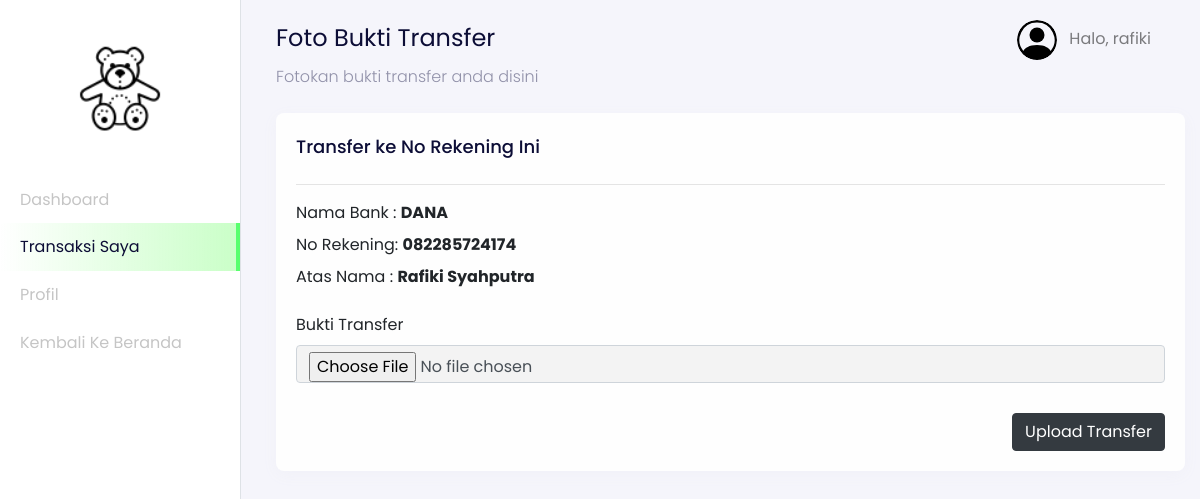
The app's page /user/index.php?page=transfer&id=7 (signed in) with its own data.
### tables this page shows
CREATE TABLE `users` (
  `id_user` int(11) NOT NULL,
  `name` varchar(255) NOT NULL,
  `email` varchar(255) NOT NULL,
  `password` varchar(255) NOT NULL,
  `address` text DEFAULT NULL,
  `phone_number` varchar(255) NOT NULL,
  `postal_code` varchar(191) NOT NULL,
  `roles` varchar(255) NOT NULL
);

CREATE TABLE `transactions` (
  `id_transaction` int(11) NOT NULL,
  `user_id` int(11) NOT NULL,
  `total_price` int(11) NOT NULL,
  `city` varchar(255) NOT NULL,
  `rekening_id` int(11) NOT NULL,
  `transaction_status` varchar(255) NOT NULL,
  `weight_total` int(11) NOT NULL,
  `delivered` int(11) NOT NULL,
  `photo_transaction` varchar(255) NOT NULL,
  `code` varchar(255) NOT NULL,
  `receiver` varchar(255) NOT NULL,
  `time_arrived` timestamp NULL DEFAULT NULL,
  `created_at` timestamp NOT NULL DEFAULT current_timestamp()
);

CREATE TABLE `rekening_numbers` (
  `id_rekening` int(11) NOT NULL,
  `bank_name` varchar(255) NOT NULL,
  `number` varchar(255) NOT NULL,
  `rekening_name` varchar(255) NOT NULL
);

### config/config.php (called while the page is built, shortened)
<?php
$host = 'localhost';
$user = 'root';
$password = '';
$dbname = 'bricks';
$conn = mysqli_connect($host, $user, $password, $dbname);
function query($query)
{
    global $conn;
    $result = mysqli_query($conn, $query);
    $rows = [];
    while ($row = mysqli_fetch_assoc($result)) {
        $rows[] = $row;
    }
    return $rows;
}

### user/transaction/dashboard-user-transfer.php (the view, shortened to what this page needs)
<nav
  class="navbar navbar-expand-lg navbar-light navbar-store fixed-top"
  data-aos="fade-down"
>
  <div class="container-fluid">
    <div class="collpase navbar-collapse" id="navbarResponsive">
      <ul class="navbar-nav d-none d-lg-flex ml-auto">
        <li class="nav-item dropdown">
          <a
            href="#"
            class="nav-link"
            id="navbarDropdown"
            role="button"
            data-toggle="dropdown"
          >
            <img
              src="../assets/images/person-circle.svg"
              alt="profile"
              height="40px"
              class="rounded-circle mr-2 profile-picture"
            />
            <?php
              $id_user = $_SESSION['user'];
              $user = query("SELECT * FROM users WHERE id_user = $id_user")[0];
            ?>
            Halo, <?= $user["name"]; ?>
          </a>
        </li>
      </ul>
    </div>
  </div>
</nav>
<div class="section-content section-dashboard-home" data-aos="fade-up">
  <div class="container-fluid">
    <div class="dashboard-heading">
      <h2 class="dashboard-title">Foto Bukti Transfer</h2>
      <p class="dashboard-subtitle">Fotokan bukti transfer anda disini</p>
    </div>
    <div class="dashboard-content">
      <div class="row mt-4">
        <div class="col-12">
          <div class="card">
            <div class="card-body">
              <div class="row">
                <?php
                  $id_transaction = $_GET["id"];
                  $transaction = query("SELECT * FROM transactions INNER JOIN rekening_numbers ON transactions.rekening_id = rekening_numbers.id_rekening WHERE id_transaction = $id_transaction")[0];
                ?>
                <div class="col-12">
                  <h5 class="mb-4">Transfer ke No Rekening Ini</h5>
                  <hr>
                  <div class="mb-2">
                    Nama Bank : <strong><?= $transaction["bank_name"]; ?></strong>
                  </div>
                  <div class="mb-2">
                    No Rekening: <strong><?= $transaction["number"]; ?></strong>
                  </div>
                  <div class="mb-2">
                    Atas Nama : <strong><?= $transaction["rekening_name"]; ?></strong>
                  </div>
                </div>
              </div>
              <div class="row mt-3">
                <div class="col-12">
                <form action="" method="POST" enctype="multipart/form-data">
                  <div class="form-group">
                    <label for="photo">Bukti Transfer</label>
                    <input type="file" name="photo" id="photo" class="form-control">
                  </div>
                  <div class="text-right mt-4">
                    <button type="submit" class="btn btn-dark" name="uploadTransfer[]">Upload Transfer</button>
                  </div>
                </form>
                </div>
              </div>
            </div>
          </div>
        </div>
      </div>
    </div>
  </div>
</div>

### records on screen
users: name "rafiki"
transactions: rekening_numbers.bank_name "DANA", rekening_numbers.number "082285724174", rekening_numbers.rekening_name "Rafiki Syahputra"
